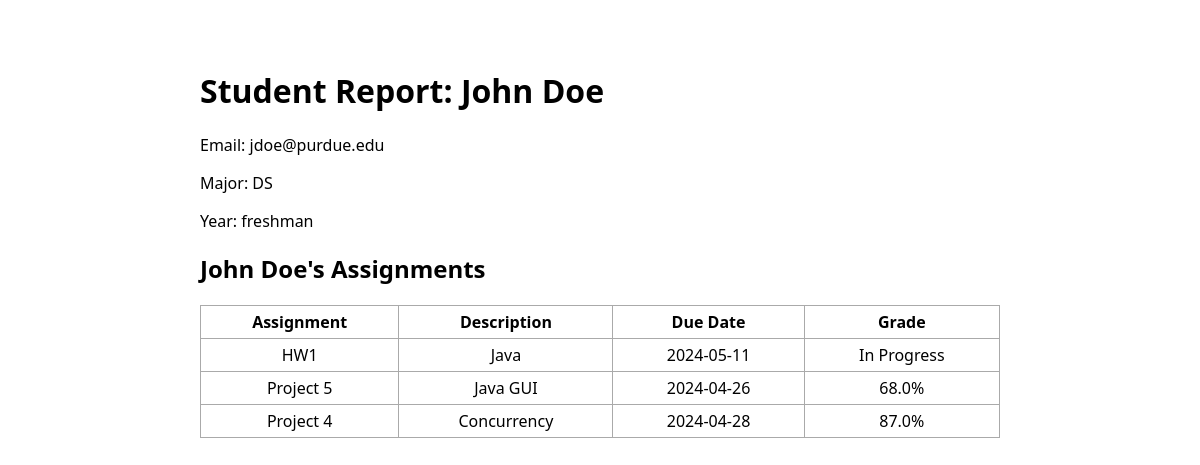
/report/student/2, run on the app's committed database.
### app.py (models this page shows, shortened)
class Student(db.Model):
    id = db.Column(db.Integer, primary_key=True)
    name = db.Column(db.String(100), nullable=False)
    email = db.Column(db.String(100), unique=True, nullable=False)
    major = db.Column(db.String(100), nullable=True)
    year = db.Column(db.String(100), nullable=True)

class Assignment(db.Model):
    id = db.Column(db.Integer, primary_key=True)
    student_id = db.Column(db.Integer, db.ForeignKey("student.id"), nullable=False)
    professor_id = db.Column(db.Integer, db.ForeignKey("professor.id"), nullable=False)
    name = db.Column(db.String(200), nullable=False)
    description = db.Column(db.Text, nullable=False)
    due_date = db.Column(db.DateTime, nullable=False, default=datetime.utcnow)
    student = db.relationship("Student", backref="assignments")
    professor = db.relationship("Professor", backref="assignments")

class Grades(db.Model):
    id = db.Column(db.Integer, primary_key=True)
    student_id = db.Column(db.Integer, db.ForeignKey("student.id"), nullable=False)
    assignment_id = db.Column(
        db.Integer, db.ForeignKey("assignment.id"), nullable=False
    )
    grade = db.Column(db.Float, nullable=True)
    student = db.relationship("Student", backref="grades_received")
    assignment = db.relationship("Assignment", backref="grades")

### app.py (the view)
@app.route("/report/student/<int:id>")
def report_student(id):
    student = Student.query.get_or_404(id)
    completed_only = request.args.get("completedOnly") == "true"  # Get query parameter
    if completed_only:
        assignments = (
            Assignment.query.filter_by(student_id=id)
            .join(Grades)
            .filter(Grades.grade >= 0)
            .all()
        )  # Only those with a valid grade
    else:
        assignments = Assignment.query.filter_by(student_id=id).all()
    student_grades = Grades.query.filter_by(student_id=id).all()
    assignment_grades = {grade.assignment_id: grade.grade for grade in student_grades}
    return render_template(
        "reportStudent.html",
        student=student,
        assignments=assignments,
        assignment_grades=assignment_grades,
    )

### templates/reportStudent.html (shortened to what this page needs)
{% extends 'base.html' %}
{% block body %}
<div class="content">
    <h1>Student Report: {{ student.name }}</h1>
    <p>Email: {{ student.email }}</p>
    <p>Major: {{ student.major }}</p>
    <p>Year: {{ student.year }}</p>
    <h2>{{ student.name }}'s Assignments</h2>
    <table>
        <tr>
            <th>Assignment</th>
            <th>Description</th>
            <th>Due Date</th>
            <th>Grade</th>
        </tr>
        {% for assignment in assignments %}
        <tr>
            <td>{{ assignment.name }}</td>
            <td>{{ assignment.description }}</td>
            <td>{{ assignment.due_date.strftime('%Y-%m-%d') }}</td>
            <td>
                {% if assignment_grades[assignment.id] is defined and assignment_grades[assignment.id] >= 0 %}
                {{ assignment_grades[assignment.id] }}%
                {% else %}
                In Progress
                {% endif %}
            </td>
        </tr>
        {% endfor %}
    </table>
</div>
{% endblock %}

### static/css/main.css (style rules this page uses)
body, html { margin: 0; font-family: "Segoe UI", Tahoma, Geneva, Verdana, sans-serif; }
.content { margin: 0 auto; padding: 3rem; max-width: 800px; }
table, td, th { border: 1px solid #aaa; }
table { border-collapse: collapse; width: 100%; }
th { height: 30px; }
td { text-align: center; padding: 5px; }

### data on the page
Student: name "John Doe", email "jdoe@purdue.edu", major "DS", year "freshman"
Assignment: name "HW1", description "Java", due_date "2024-05-11", shows "In Progress"
Assignment: name "Project 5", description "Java GUI", due_date "2024-04-26"
Grades: grade "68.0"
Assignment: name "Project 4", description "Concurrency", due_date "2024-04-28"
Grades: grade "87.0"
